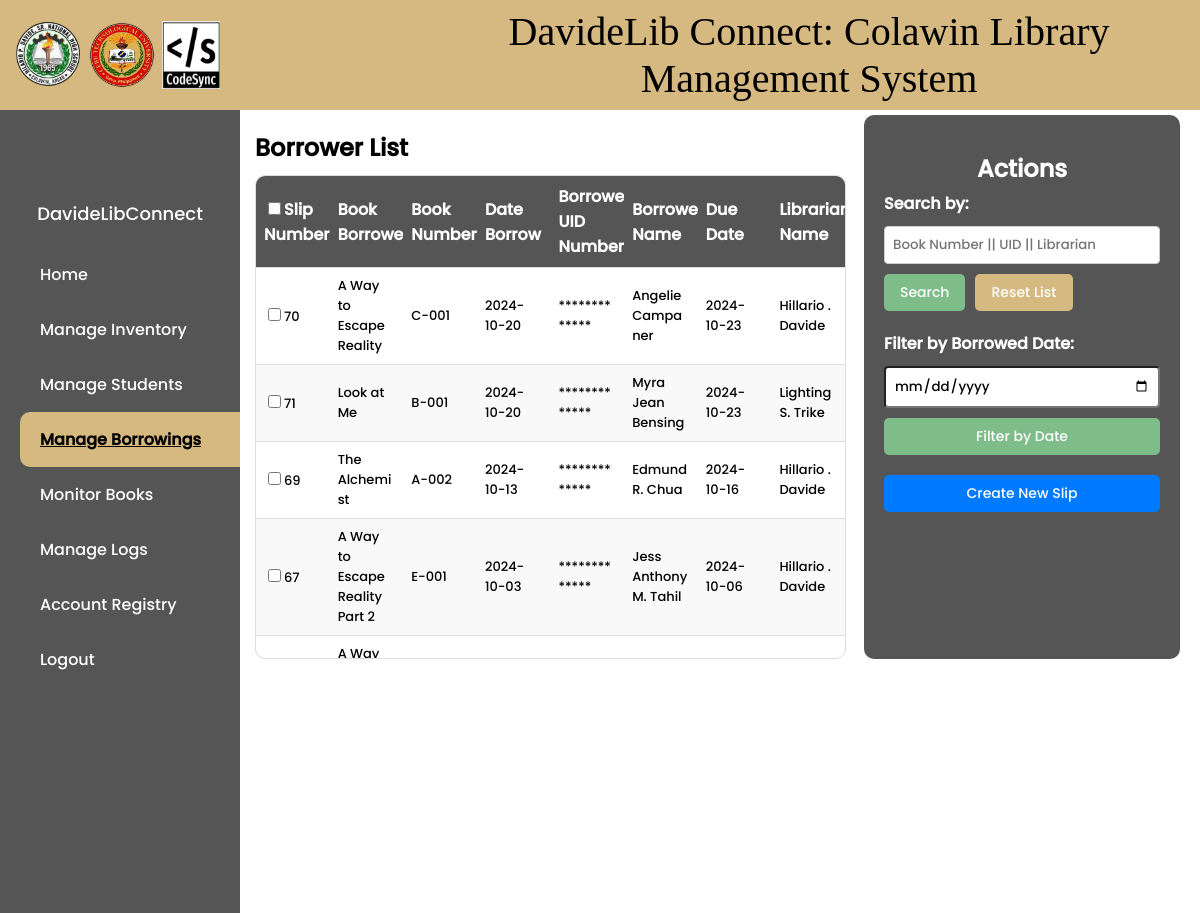
The app's page /borrow-slips/ (signed in, upper part), older data.
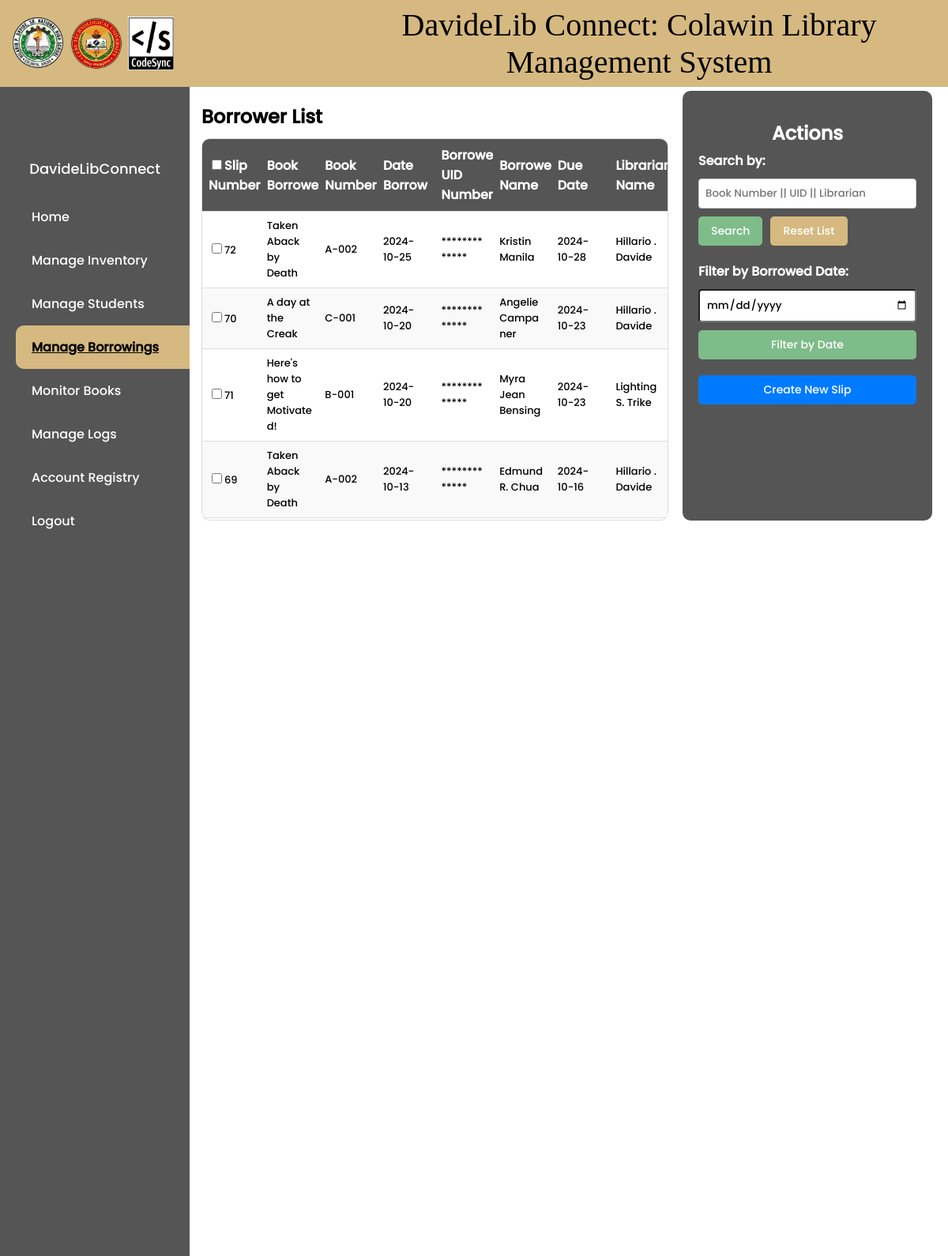
The same page, newer data.
### library/models.py (models this page shows, shortened)
class BorrowSlip(models.Model):
    slip_number = models.AutoField(primary_key=True)
    book_number = models.CharField(max_length=20, blank=True)
    book_title = models.CharField(max_length=200, blank=True)
    author = models.CharField(max_length=200, blank=True)
    category_number = models.IntegerField(blank=True, null=True)
    date_borrow = models.DateTimeField()
    borrower_uid_number = models.CharField(max_length=20)
    borrower_name = models.CharField(max_length=100, blank=True)
    due_date = models.DateTimeField()
    librarian_name = models.CharField(max_length=100)
    status = models.CharField(max_length=50, default='Borrowed')
    returned = models.BooleanField(default=False)  # Add this line
    penalty = models.CharField(max_length=255, blank=True, null=True)

### library/views.py (the view)
# urls.py: path('borrow-slips/', views.borrow_slip_list, name='borrow-slip-list'),
@login_required
def borrow_slip_list(request):
    query = request.GET.get('search', '')
    sort_order = request.GET.get('sort', '-date_borrow')
    form = BorrowSlipForm()
    date_filter = request.GET.get('date_filter', '')
    if date_filter:
        try:
            date_filter = datetime.strptime(date_filter, '%Y-%m-%d').date()
            borrow_slips = BorrowSlip.objects.filter(date_borrow=date_filter).order_by(sort_order)
        except ValueError:
            borrow_slips = BorrowSlip.objects.none()
    else:
        borrow_slips = BorrowSlip.objects.all().order_by(sort_order)
    if request.method == 'POST':
        form = BorrowSlipForm(request.POST)
        if form.is_valid():
            form.save()
            return redirect('borrow-slip-list')
    if query:
        borrow_slips = borrow_slips.filter(
            Q(book_number__icontains=query) |
            Q(borrower_uid_number__icontains=query) |
            Q(librarian_name__icontains=query)
        )
    context = {
        'borrow_slips': borrow_slips,
        'query': query,
        'form': form,
        'sort_order': sort_order,
        'date_filter': date_filter,
    }
    return render(request, 'library/borrow_slip_list.html', context)

### library/forms.py (shortened to what this page needs)
class BorrowSlipForm(forms.ModelForm):
    class Meta:
        model = BorrowSlip
        fields = ['book_number', 'date_borrow', 'borrower_uid_number', 'due_date', 'librarian_name']
        widgets = {
            'date_borrow': forms.TextInput(attrs={'readonly': 'readonly'}),
            'due_date': forms.TextInput(attrs={'readonly': 'readonly'}),
            'librarian_name': forms.TextInput(attrs={'readonly': 'readonly'}),
        }
    book_number = forms.CharField(max_length=20)
    borrower_uid_number = forms.CharField(max_length=20)
    def __init__(self, *args, **kwargs):
        user = kwargs.pop('user', None)
        super(BorrowSlipForm, self).__init__(*args, **kwargs)
        if user:
            full_name = f"{user.first_name} {user.middle_name[0] if user.middle_name else ''}. {user.last_name}"
            self.fields['librarian_name'].initial = full_name
        if not self.instance.pk:
            self.fields['date_borrow'].initial = timezone.now().date()
            self.fields['due_date'].initial = timezone.now().date() + timedelta(days=3)

### library/templatetags/custom_filters.py (called while the page is built)
@register.filter(name='obfuscate')
def obfuscate(value):
    return '*' * len(value)

### library/templates/library/borrow_slip_list.html (shortened to what this page needs)
{% extends 'main.html' %}
{% load static %}
{% load custom_filters %}
{% block content %}
<!DOCTYPE html>
<html>
<head>
    {% block css %}
    <link rel="stylesheet" type="text/css" href="{% static 'styles/borrow_slip_list.css' %}">
    {% endblock %}
</head>
<body>
    <div class="main-content">
        <div class="data">
            <div class="borrower-label">Borrower List</div>
            <div class="table-container">
                <form id="slip-form" method="POST" action="{% url 'download-selected-pdf' %}">
                    <div class="table">
                        <table>
                            <thead>
                                <tr>
                                    <th><input type="checkbox" id="select-all" />Slip Number</th>
                                    <th>Book Borrowed</th>
                                    <th>Book Number</th>
                                    <th>Date Borrow</th>
                                    <th>Borrower UID Number</th>
                                    <th>Borrower Name</th>
                                    <th>Due Date</th>
                                    <th>Librarian Name</th>
                                </tr>
                            </thead>
                            <tbody>
                                {% for slip in borrow_slips %}
                                    <tr>
                                        <td><input type="checkbox" name="selected_slips" value="{{ slip.slip_number }}" />{{ slip.slip_number }}</td>
                                        <td>{{ slip.book_title }}</td>
                                        <td>{{ slip.book_number }}</td>
                                        <td>{{ slip.date_borrow|date:"Y-m-d" }}</td>
                                        <td>{{ slip.borrower_uid_number|obfuscate }}</td>
                                        <td>{{ slip.borrower_name }}</td>
                                        <td>{{ slip.due_date|date:"Y-m-d" }}</td>
                                        <td>{{ slip.librarian_name }}</td>
                                    </tr>
                                {% endfor %}
                            </tbody>
                        </table>
                    </div>
                </form>
            </div>
        </div>
        <div class="sidebar-actions background">
            <h1>Actions</h1>
            <div class="search-container">
                <form method="GET" action="{% url 'borrow-slip-list' %}">
                    <label for="search">Search by:</label>
                    <input type="text" name="search" autofocus placeholder="Book Number || UID || Librarian" value="{{ query }}">
                    <div style="display: flex; gap: 10px;">
                        <button type="submit" class="btn btn-search">Search</button>
                        <a href="{% url 'borrow-slip-list' %}" class="btn btn-reset">Reset List</a>
                    </div>
                </form>
            </div>
            <div class="filter-container">
                <form method="GET" action="{% url 'borrow-slip-list' %}">
                    <label for="date_filter">Filter by Borrowed Date:</label>
                    <input type="date" id="date_filter" name="date_filter" value="{{ date_filter }}" style="padding: 8px; font-family: 'Poppins', sans-serif; border-radius: 4px;">
                    <button type="submit" class="btn btn-search">Filter by Date</button>
                </form>
            </div>
            <div style="display: flex; flex-direction: column; gap: 10px;">
                <a href="{% url 'borrow-slip-create' %}" class="btn add-book-button">Create New Slip</a>
            </div>
        </div>
    </div>
</body>
</html>
{% endblock %}

Row changes from the older to the newer data that the page shows:
no longer on this page (row edited): BorrowSlip: slip_number "67", book_title "A Way to Escape Reality Part 2", book_number "E-001", date_borrow "2024-10-03", borrower_uid_number|obfuscate "*************", borrower_name "Jess Anthony M. Tahil", due_date "2024-10-06", librarian_name "Hillario . Davide"
no longer on this page (row edited): BorrowSlip: book_title "A Way…"
added BorrowSlip: slip_number "72", book_title "Taken Aback by Death", book_number "A-002", date_borrow "2024-10-25", borrower_uid_number|obfuscate "*************", borrower_name "Kristin Manila", due_date "2024-10-28", librarian_name "Hillario . Davide"
changed BorrowSlip "Angelie Campaner": book_title "A Way to Escape Reality" → "A day at the Creak"
changed BorrowSlip "Myra Jean Bensing": book_title "Look at Me" → "Here's how to get Motivated!"
changed BorrowSlip "Edmund R. Chua": book_title "The Alchemist" → "Taken Aback by Death"
